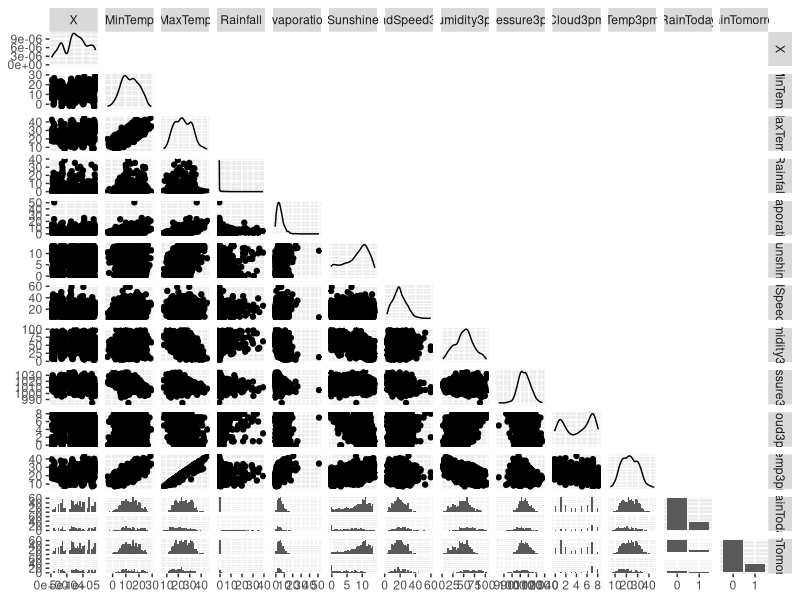
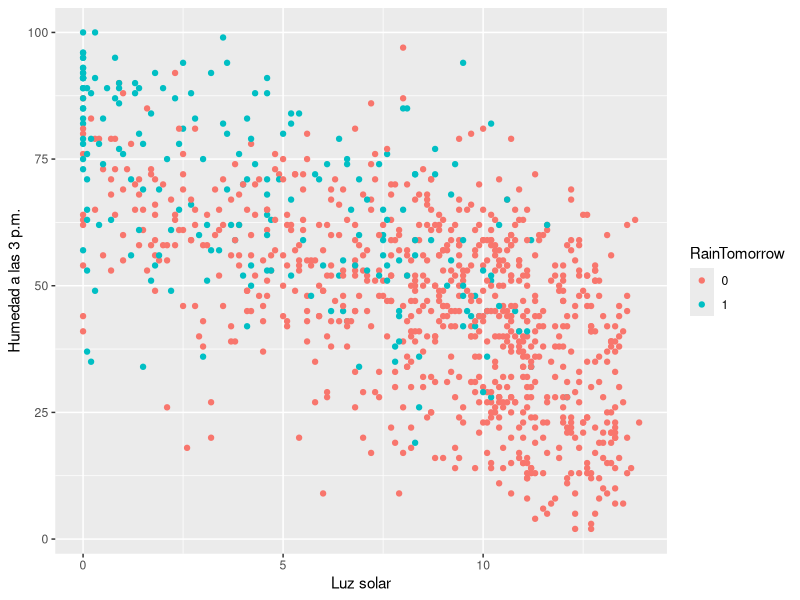
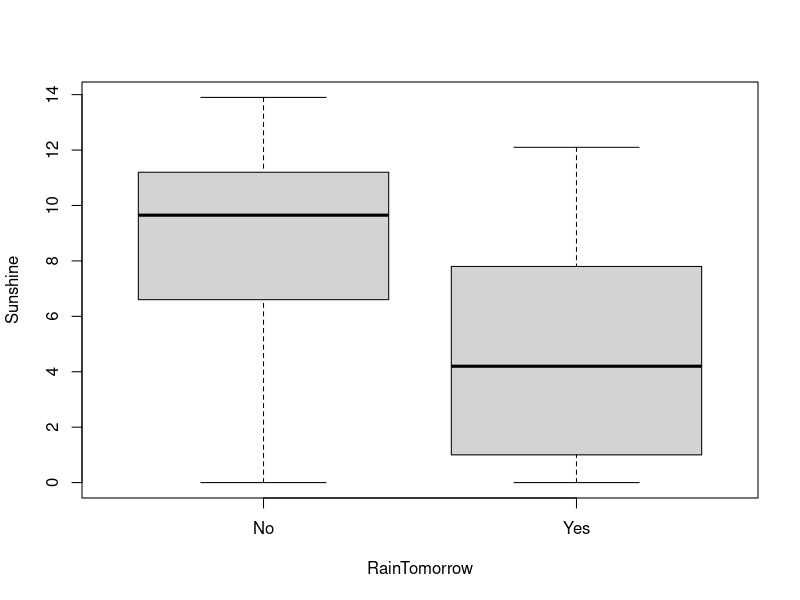
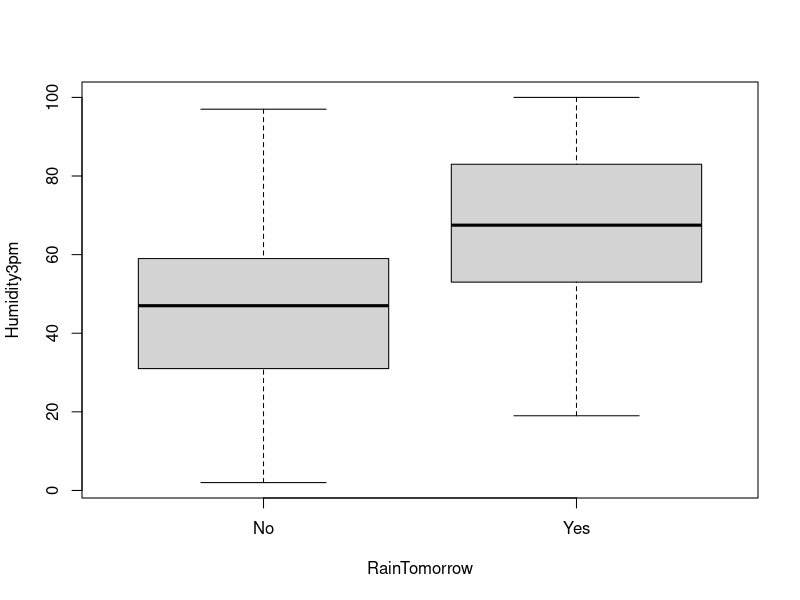

Reproduce these figures in R, in order.
## ---- chunk 1
#disable warnings 
knitr::opts_chunk$set(warning = FALSE, message = FALSE) 
options(warn=-1)
## ---- chunk 2
current_directory <- getwd()
setwd(current_directory)

datos <- read.csv("lluviaAus.csv")

datos$RainTomorrow <-  ifelse(datos$RainTomorrow=="Yes", 1, 0)
datos$RainTomorrow <- as.factor(datos$RainTomorrow)
datos$RainToday <-  ifelse(datos$RainToday=="Yes", 1, 0)
datos$RainToday <- as.factor(datos$RainToday)

## ---- chunk 3
library(ggplot2)
library(GGally)

#ggpairs(datos)
ggpairs(datos, upper = "blank")

#como usamos la funcion con tantas variables?
## ---- chunk 4
datos %>% ggplot(mapping=aes(x=Sunshine, y=Humidity3pm, color=RainTomorrow)) + 
  geom_point() +
  labs(x="Luz solar", y="Humedad a las 3 p.m.")
## ---- chunk 5
boxplot(
  datos$Sunshine[datos$RainTomorrow==0],
  datos$Sunshine[datos$RainTomorrow==1],
  names=c("No", "Yes"),
  xlab="RainTomorrow",
  ylab="Sunshine"
)

## ---- chunk 6
boxplot(
  datos$Humidity3pm[datos$RainTomorrow==0],
  datos$Humidity3pm[datos$RainTomorrow==1],
  names=c("No", "Yes"),
  xlab="RainTomorrow",
  ylab="Humidity3pm"
)

## ---- chunk 7
clasificador.movil <-  function(datos, etiquetas, h, x0) {
  #etiquetas_en_ventana <-  etiquetas[norm(datos - x0, type="2") <= h]
  etiquetas_en_ventana <-  etiquetas[abs(datos - x0) <= h]
  res <- ifelse(sum(etiquetas_en_ventana==1) / length(etiquetas_en_ventana) >= 0.5, 1, 0)
  return(res)
}

#solo funciona para x y x0 en R. Para Rn (con norma dos) sería:

clasificador.movil2 <- function(datos, etiquetas, h, x0) {
  etiquetas_en_ventana <-  etiquetas[sqrt(sum((datos - x0)**2)) <= h]
  res <- ifelse((sum(etiquetas_en_ventana) / length(etiquetas_en_ventana)) >= 0.5, 1, 0)
  return(res)
}

# Nota: 
# podemos reemplazar todo por una sola funcion haciendo:
# etiquetas_en_ventana <-  etiquetas[norm(datos - x0, type="2") <= h]
# ejemplo: 
# norm(-2, type="2") -> 2 
# norm(c(3,4), type="2") -> 5 
## ---- chunk 8
ventana_optima <-  function(datos, etiquetas, ventanas) {
  ECM_ventanas <-  c()
  etiquetas <- as.numeric(etiquetas==1)
  for (h in 1:length(ventanas)) {
    clasificaciones <-  c()
    for (j in 1:length(etiquetas)) {
      clasificaciones[j] <-  clasificador.movil(datos[-j], etiquetas[-j], ventanas[h], datos[j])
    }
    ECM_ventanas[h] <-  mean((etiquetas - clasificaciones)^2)
  }
  index_res <- order(ECM_ventanas)[1]
  res <-  ventanas[index_res]
  return(res)
}



## ---- chunk 9

error_de_clasificacion <-  function(datos, etiquetas, ventana) {
  errores <-  c()
  etiquetas <- as.numeric(etiquetas==1)
  for (i in 1:length(etiquetas)) {
    clasificacion_i <-  clasificador.movil(datos[-i], etiquetas[-i], ventana, datos[i])
    error <-  abs(etiquetas[i] - clasificacion_i)
    errores[i] <-  error
  }
  return(mean(errores))
}


## ---- chunk 10

ventana <- ventana_optima(datos$Sunshine, datos$RainTomorrow, seq(0.01, 2, length.out=200))

error_de_clasificacion(datos$Sunshine, datos$RainTomorrow, ventana)
